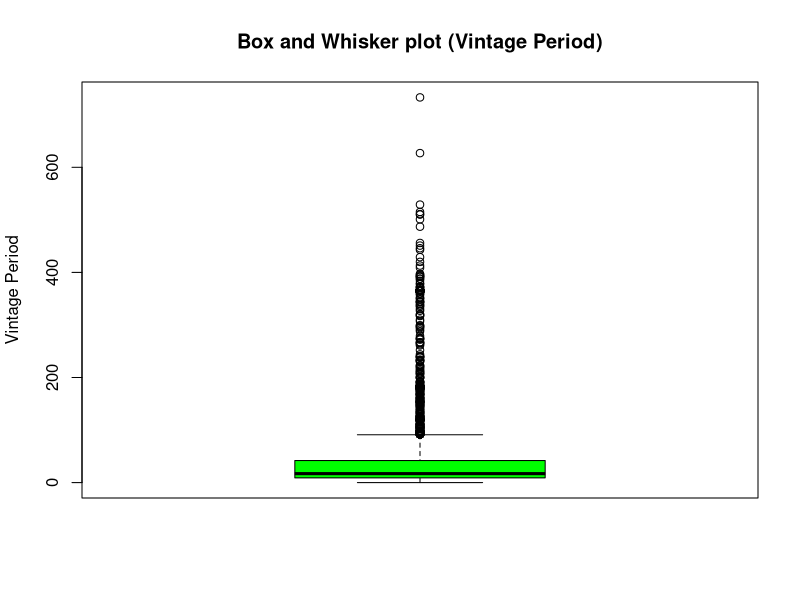
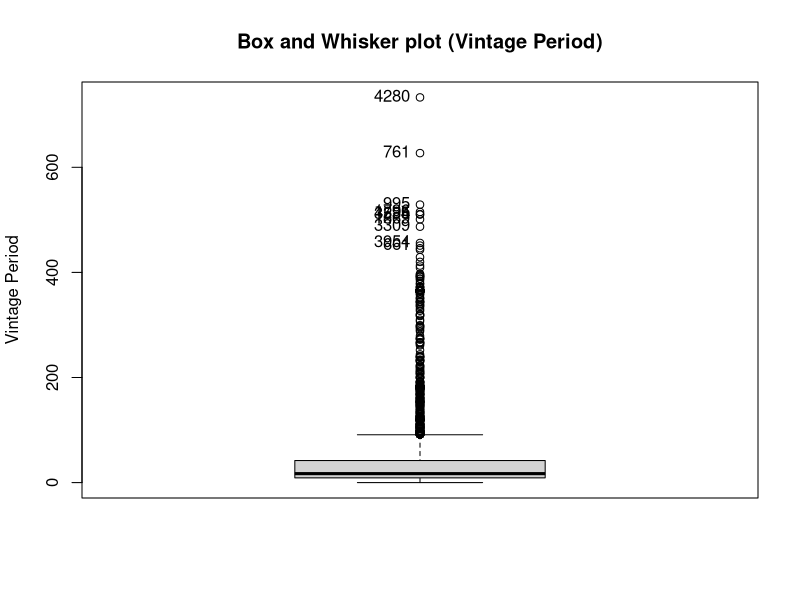
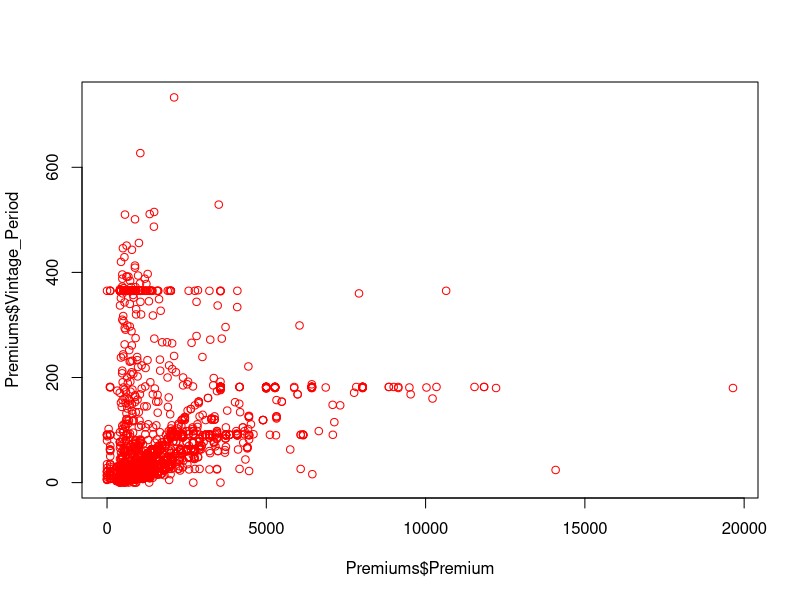

Generate these figures, in order, with R:

# Jerry Kiely
# Data Science Institute
# Descriptive Statistics in R 
# EDA T4 Assignment


# 1
# Premiums <- read.csv(file.choose(), header = TRUE)
# Premiums <- read.csv("./Premiums.csv", header = TRUE)
Premiums <- read.csv("./data/0104_exploratory_data_analysis/06_assignment/Premiums.csv", header = TRUE)
head(Premiums)


# 2
t <- table(Premiums$ZONE_NAME)
m <- max(t)
# the zone (name) with the greatest frequency - South
names(t)[t == m]


# 3
boxplot(Premiums$Vintage_Period, data = Premiums, main = "Box and Whisker plot (Vintage Period)", ylab = "Vintage Period", col = "green")


# 4
library(car)
# By default, the function Boxplot returns a vector of the 10 most extreme outliers - 5 smallest and 5 largest
outliers <-sort(Boxplot(Premiums$Vintage_Period, main = "Box and Whisker plot (Vintage Period)", ylab = "Vintage Period"))
# the 5 smallest outliers
outliers[1:5]
# the 5 largest outliers
outliers[6:10]


# 5
library(e1071)
# create a function to calculate both skewness and kurtosis
sk <- function(x) c(skew = skewness(x, type = 2), kurt = kurtosis(x, type = 2))
# apply the above function to premium amount partitioned by zone (name)
aggregate(Premium ~ ZONE_NAME, data = Premiums, FUN = sk)


# 6
plot(Premiums$Premium, Premiums$Vintage_Period, col = "red")


# 7
cor(Premiums$Premium, Premiums$Vintage_Period)
# The Correlation Coefficient of 0.3641487 is greater than zero, and hence implies a 
# positive correlation, but the value is low, and hence would imply a low correlation.
